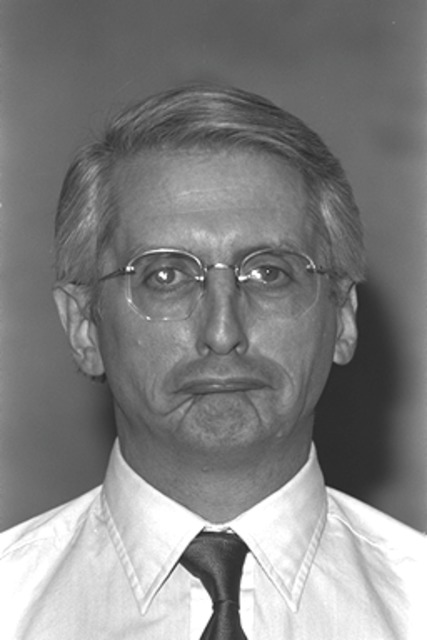
#> input picture images/visagesA-00.JPG, 427 x 640 px, found by its file name; its folder holds only this picture in this run
$ python 'Brisk + KNN.py'
#> lines starting #> are read from the running program, lines starting #| are printed output that depends on the picture
import cv2
import matplotlib.pyplot as plt
import numpy as np
import time
from sklearn.neighbors import KNeighborsClassifier

start = time.time()

sequence = 'visages'
sessions = [['A',10],['B',10]]
n_neigh = 1
extension = '.jpg'
print('Test pour la sequence',sequence)

error_tot = 0
for s_1 in sessions:
    #s_1 est la session qui sert à créer la carte visuelle
    s_others = [s_o for s_o in sessions if s_o != s_1] #autres sessions que s_1
    #charge les images de s_1
    s_1_map = [] #carte visuelle
    # intialisation de KNN
    neigh = KNeighborsClassifier(n_neighbors=n_neigh)
    # detecteur SIFT initial
    brisk = cv2.BRISK_create()
    labels = np.array([])
    for index in range(s_1[1]):
        index_img = "{:0>2}".format(index)
        try :
            img1 = cv2.imread('./images/'+sequence+s_1[0]+'-'+str(index_img)+extension)
#> img1 is the input picture: shape (640, 427, 3); mean B, G, R 129.5, 129.5, 129.5
            # keypoints et descripteurs avec SIFT
            kp1, des1 = brisk.detectAndCompute(img1,None) #des1.shape = nb_kp * 128
#> kp1 = 279 keypoints; strongest (x, y, size): (243, 545, 59.1), (161, 275, 24.4), (161, 274, 23.3), (201, 532, 39.2)
        except :
            print("'./images/"+sequence+s_1[0]+'-'+str(index_img)+ extension + "' n'existe pas")
            continue
        des1 = np.array(des1)
        s_1_map.append(des1)
        labels = np.append(labels,index*np.ones(len(des1)))
#> labels = 279 values from 0 to 0
    s_1_map = np.array(s_1_map)
    s_1_map = np.vstack(s_1_map)
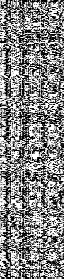
#> s_1_map: shape (279, 64); min 0, max 255, mean 132.7
#> (the run stopped early here; a loop or call above may not have finished)
